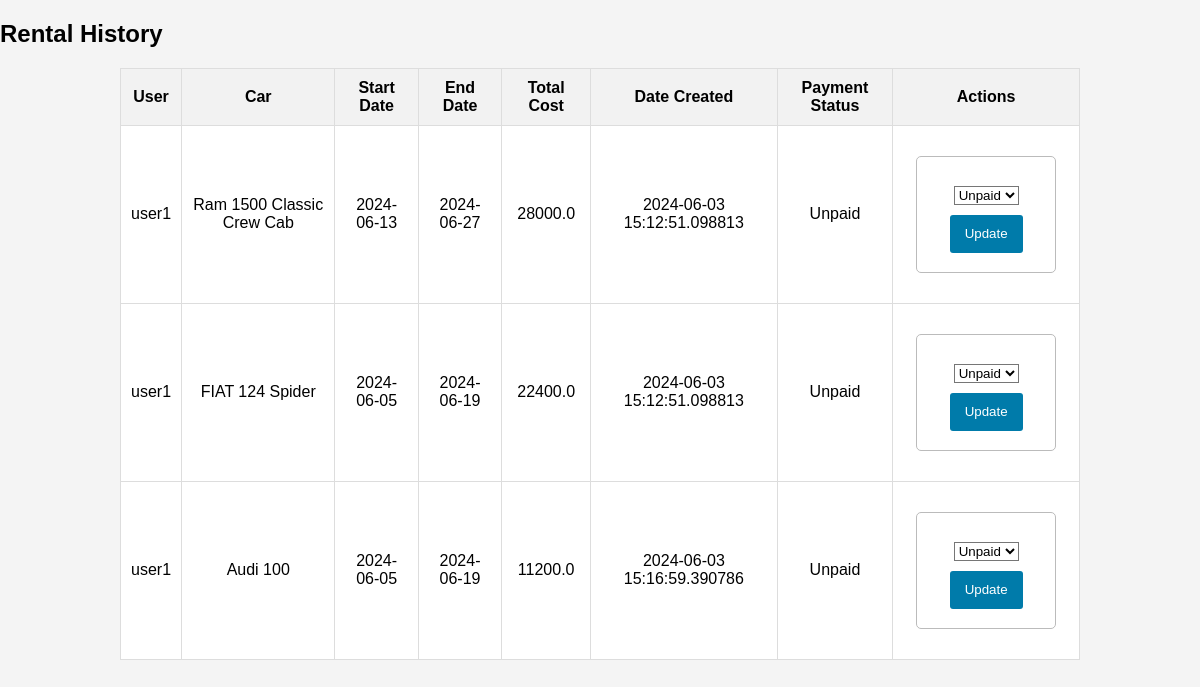
The app's page /rental_history (signed in), older data.
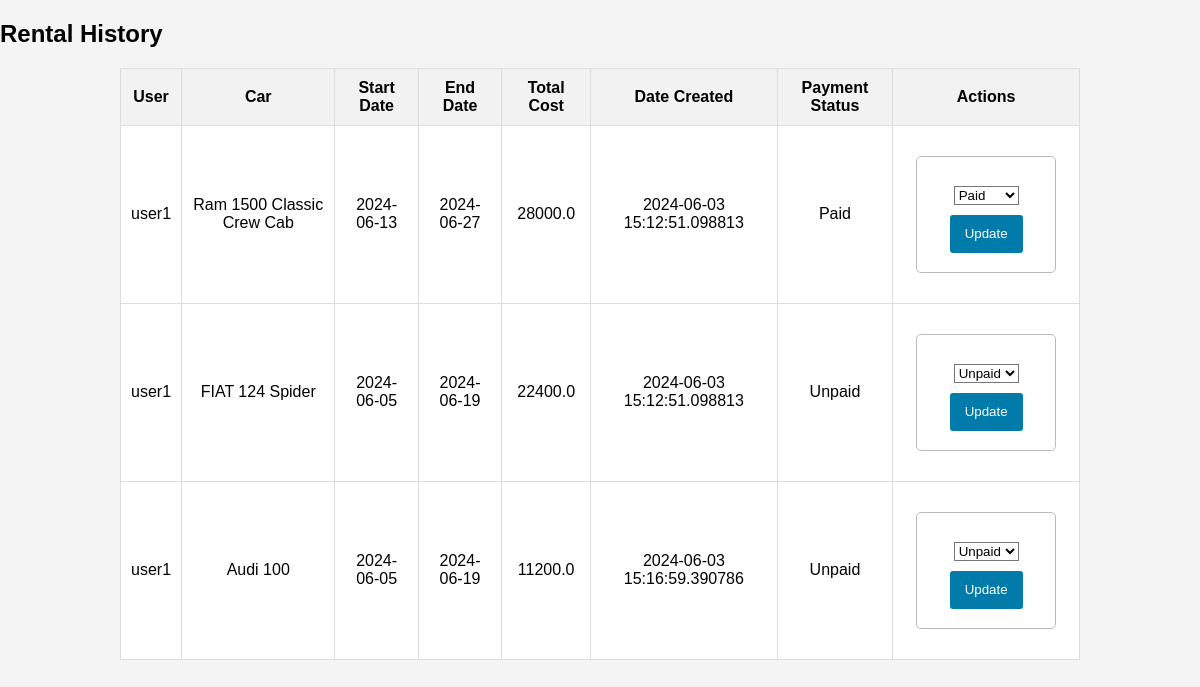
The same page, newer data.
### app/models.py (models this page shows, shortened)
class Rental(db.Model):
    id = db.Column(db.Integer, primary_key=True)
    user_id = db.Column(db.Integer, db.ForeignKey(User.id), nullable=False)
    car_id = db.Column(db.Integer, db.ForeignKey(Car.id), nullable=False)
    start_date = db.Column(db.Date, nullable=False, default=datetime.today())
    end_date = db.Column(db.Date)
    start_time = db.Column(db.DateTime, nullable=False, default=datetime.now())
    end_time = db.Column(db.DateTime, nullable=True)
    total_cost = db.Column(db.Float, nullable=False)
    date_created = db.Column(db.DateTime, default=datetime.now())
    payment_status = db.Column(db.Boolean, nullable=False, default=False)
    user = db.relationship('User', backref=db.backref('rentals', lazy=True))
    car = db.relationship('Car', backref=db.backref('rentals', lazy=True))

class User(UserMixin, db.Model):
    id = db.Column(db.Integer, primary_key=True)
    username = db.Column(db.String(50), unique=True, nullable=False)
    password = db.Column(db.String(50), nullable=False)
    email = db.Column(db.String(100), unique=True, nullable=False)
    contact_no = db.Column(db.Integer, unique=True)
    address = db.Column(db.String(100))
    role = db.Column(db.String(50), default='customer')

class Car(db.Model):
    id = db.Column(db.Integer, primary_key=True)
    make = db.Column(db.String(50), nullable=False)
    model = db.Column(db.String(50), nullable=False)
    category = db.Column(db.String(50), nullable=False)
    year = db.Column(db.Integer, nullable=False)
    price_per_day = db.Column(db.Integer, nullable=False)
    status = db.Column(db.String(20), nullable=False, default="Available")

### app/routes.py (the view)
@app.route('/rental_history')
@admin_required
def rental_history():
    if 'user_id' not in session:
        return redirect(url_for('login'))
    user_id = session['user_id']
    user = User.query.get(user_id)
    if user.role != 'admin':
        flash('Only admins can view rental history.', 'error')
        return redirect(url_for('manage_cars'))
    rentals = Rental.query.all()
    return render_template('rental_history.html', rentals=rentals)

### app/__init__.py (called while the page is built)
@login_manager.user_loader
def load_user(user_id):
    return models.User.query.get(int(user_id))

### app/routes.py (called while the page is built)
def admin_required(f):
    @wraps(f)
    def decorated_function(*args, **kwargs):
        if 'user_id' not in session or session.get('user_role') != 'admin':
            flash('You do not have permission to access this page.')
            return redirect(url_for('index'))
        return f(*args, **kwargs)
    return decorated_function

### app/templates/rental_history.html (shortened to what this page needs)
<!DOCTYPE html>
<html lang="en">
<head>
    <link rel="stylesheet" href="{{ url_for('static', filename='css/custom.css') }}">
</head>
<body>
<h2>Rental History</h2>
<table>
    <thead>
        <tr>
            <th>User</th>
            <th>Car</th>
            <th>Start Date</th>
            <th>End Date</th>
            <th>Total Cost</th>
            <th>Date Created</th>
            <th>Payment Status</th>
            <th>Actions</th>
        </tr>
    </thead>
    <tbody>
        {% for rental in rentals %}
        <tr>
            <td>{{ rental.user.username }}</td>
            <td>{{ rental.car.make }} {{ rental.car.model }}</td>
            <td>{{ rental.start_date }}</td>
            <td>{{ rental.end_date }}</td>
            <td>{{ rental.total_cost }}</td>
            <td>{{ rental.date_created }}</td>
            <td>{{ 'Paid' if rental.payment_status else 'Unpaid' }}</td>
            <td>
                <form action="{{ url_for('update_payment_status', rental_id=rental.id) }}" method="post">
                    <select name="payment_status">
                        <option value="Paid" {% if rental.payment_status %}selected{% endif %}>Paid</option>
                        <option value="Unpaid" {% if not rental.payment_status %}selected{% endif %}>Unpaid</option>
                    </select>
                    <button type="submit">Update</button>
                </form>
            </td>
        </tr>
        {% endfor %}
    </tbody>
</table>
</body>
</html>

### app/static/css/custom.css (style rules this page uses)
body { font-family: Arial, sans-serif; margin: 0; padding: 0; background-color: #f4f4f4; }
table { width: 80%; margin: 20px auto; border-collapse: collapse; background-color: #fff; }
table th, table td { padding: 10px; border: 1px solid #ddd; text-align: center; }
table th { background-color: #f2f2f2; }
form { display: block; width: 60%; margin: 20px auto; padding: 20px; background-color: #fff; border: 1px solid #ddd; border-radius: 5px; }
td form { display: block; padding: 19px; background-color: #fff; border: 1px solid #bbbbbb; border-radius: 5px; }
button { padding: 10px 15px; color: #fff; background-color: #007baa; border: none; border-radius: 3px; cursor: pointer; height: 38px; }
table, th, td { border: 1px solid; }
td form select { background-color: #fff; color: #000000; margin: 10px; }

Row changes from the older to the newer data that the page shows:
changed Rental "Ram": payment_status "Unpaid" → "Paid"
